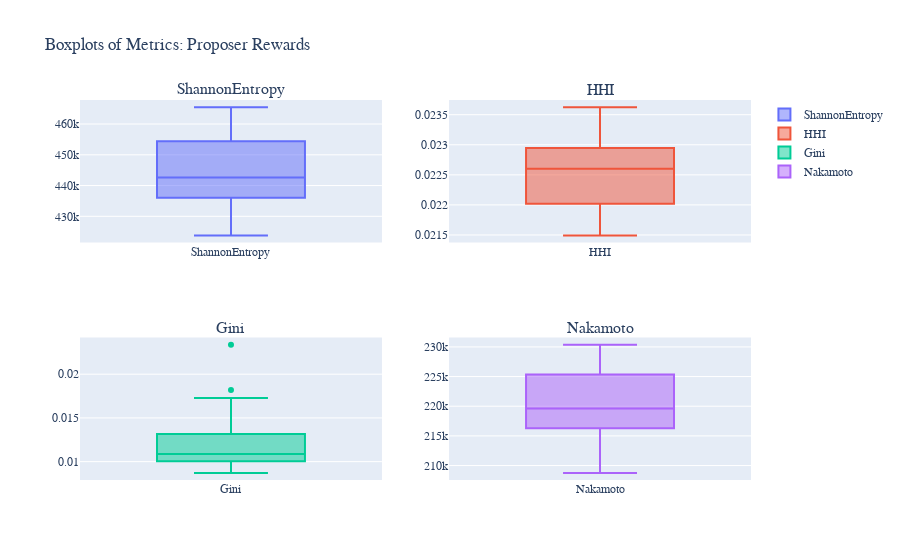

Notebook code for this chart:
### Code cell
import plotly.graph_objects as go
from plotly.subplots import make_subplots
import pandas as pd

# Sample dataframe (replace with your actual dataframe)
df = data.copy()

# Create a 2x2 subplot layout
fig = make_subplots(rows=2, cols=2, subplot_titles=('ShannonEntropy', 'HHI', 'Gini', 'Nakamoto'))
# Add box plots to each subplot
fig.add_trace(go.Box(y=df['ShannonEntropy'], name='ShannonEntropy'), row=1, col=1)
fig.add_trace(go.Box(y=df['HHI'], name='HHI'), row=1, col=2)
fig.add_trace(go.Box(y=df['Gini'], name='Gini'), row=2, col=1)
fig.add_trace(go.Box(y=df['Nakamoto'], name='Nakamoto'), row=2, col=2)

# Explanation with LaTeX
#explanation = r'Note: In this plot, the symbol $\mu$ represents a factor of $10^{-6}$.'

# Update layout for better aesthetics and add explanation
fig.update_layout(
    title='Boxplots of Metrics: Proposer Rewards',
    showlegend=True,
    font=dict(family="Courier New, monospace")
)

fig.show()

### Figure 1 — Plotly figure (JSON) as saved in the notebook; plotly's stock layout.template omitted (floating-point values rounded to 4 significant figures)
{"data": [{"name": "ShannonEntropy", "type": "box", "xaxis": "x", "y": [423800.0, 425500.0, 426200.0, 427500.0, 428400.0, 428900.0, 429900.0, 430700.0, 432100.0, 432900.0, 433100.0, 433800.0, 435000.0, 435600.0, 436100.0, 436000.0, 437700.0, 437700.0, 437900.0, 437900.0, 438900.0, 438700.0, 439900.0, 440200.0, 440600.0, 441000.0, 441100.0, 441600.0, 442100.0, 442400.0, 442600.0, 442700.0, 443100.0, 444300.0, 445600.0, 446400.0, 447000.0, 447300.0, 445600.0, 446300.0, 449300.0, 450500.0, 451300.0, 452500.0, 454100.0, 455300.0, 453800.0, 456800.0, 457600.0, 458100.0, 458600.0, 459500.0, 459900.0, 460200.0, 460000.0, 461500.0, 462200.0, 463300.0, 464100.0, 464600.0, 465500.0], "yaxis": "y"}, {"name": "HHI", "type": "box", "xaxis": "x2", "y": [0.02363, 0.02352, 0.02348, 0.0234, 0.02335, 0.02333, 0.02327, 0.02323, 0.02316, 0.02311, 0.0231, 0.02307, 0.023, 0.02297, 0.02294, 0.02298, 0.02286, 0.02286, 0.02285, 0.02286, 0.02279, 0.02283, 0.02274, 0.02272, 0.0227, 0.02268, 0.02268, 0.02265, 0.02262, 0.02261, 0.0226, 0.0226, 0.02258, 0.02252, 0.02245, 0.02241, 0.02238, 0.02237, 0.02248, 0.02245, 0.02227, 0.02221, 0.02218, 0.02212, 0.02203, 0.02197, 0.02208, 0.0219, 0.02186, 0.02184, 0.02182, 0.02177, 0.02175, 0.02174, 0.02175, 0.02168, 0.02165, 0.02159, 0.02155, 0.02153, 0.02149], "yaxis": "y2"}, {"name": "Gini", "type": "box", "xaxis": "x3", "y": [0.02338, 0.01708, 0.01543, 0.01322, 0.01313, 0.01393, 0.01128, 0.01191, 0.01172, 0.01004, 0.01118, 0.01279, 0.01006, 0.01066, 0.01061, 0.0167, 0.0104, 0.01258, 0.01439, 0.01453, 0.01129, 0.0156, 0.01072, 0.008787, 0.009316, 0.009452, 0.009424, 0.01087, 0.009606, 0.00916, 0.009146, 0.01155, 0.01046, 0.0136, 0.01152, 0.009922, 0.009639, 0.00978, 0.01819, 0.01662, 0.01079, 0.01096, 0.01323, 0.01282, 0.01016, 0.01048, 0.01727, 0.01109, 0.0107, 0.01085, 0.01084, 0.008716, 0.00901, 0.009105, 0.01218, 0.01014, 0.01075, 0.01027, 0.009649, 0.01263, 0.01325], "yaxis": "y3"}, {"name": "Nakamoto", "type": "box", "xaxis": "x4", "y": [208766, 210416, 211156, 211901, 212278, 212310, 213257, 213558, 214307, 214909, 214801, 214931, 215963, 216031, 216388, 215436, 217030, 216600, 216377, 216555, 217467, 216710, 218078, 218614, 218668, 218751, 218926, 218908, 219402, 219617, 219770, 219380, 219859, 219732, 220729, 221439, 221892, 222075, 220245, 220928, 222785, 223241, 223407, 223953, 225239, 225630, 224551, 226316, 226747, 227150, 227378, 228086, 228176, 228349, 228015, 228878, 229051, 229811, 230230, 230101, 230383], "yaxis": "y4"}], "layout": {"annotations": [{"font": {"size": 16}, "showarrow": false, "text": "ShannonEntropy", "x": 0.225, "xanchor": "center", "xref": "paper", "y": 1, "yanchor": "bottom", "yref": "paper"}, {"font": {"size": 16}, "showarrow": false, "text": "HHI", "x": 0.775, "xanchor": "center", "xref": "paper", "y": 1, "yanchor": "bottom", "yref": "paper"}, {"font": {"size": 16}, "showarrow": false, "text": "Gini", "x": 0.225, "xanchor": "center", "xref": "paper", "y": 0.375, "yanchor": "bottom", "yref": "paper"}, {"font": {"size": 16}, "showarrow": false, "text": "Nakamoto", "x": 0.775, "xanchor": "center", "xref": "paper", "y": 0.375, "yanchor": "bottom", "yref": "paper"}], "font": {"family": "Courier New, monospace"}, "showlegend": true, "title": {"text": "Boxplots of Metrics: Proposer Rewards"}, "xaxis": {"anchor": "y", "domain": [0, 0.45]}, "xaxis2": {"anchor": "y2", "domain": [0.55, 1]}, "xaxis3": {"anchor": "y3", "domain": [0, 0.45]}, "xaxis4": {"anchor": "y4", "domain": [0.55, 1]}, "yaxis": {"anchor": "x", "domain": [0.625, 1]}, "yaxis2": {"anchor": "x2", "domain": [0.625, 1]}, "yaxis3": {"anchor": "x3", "domain": [0, 0.375]}, "yaxis4": {"anchor": "x4", "domain": [0, 0.375]}}}
